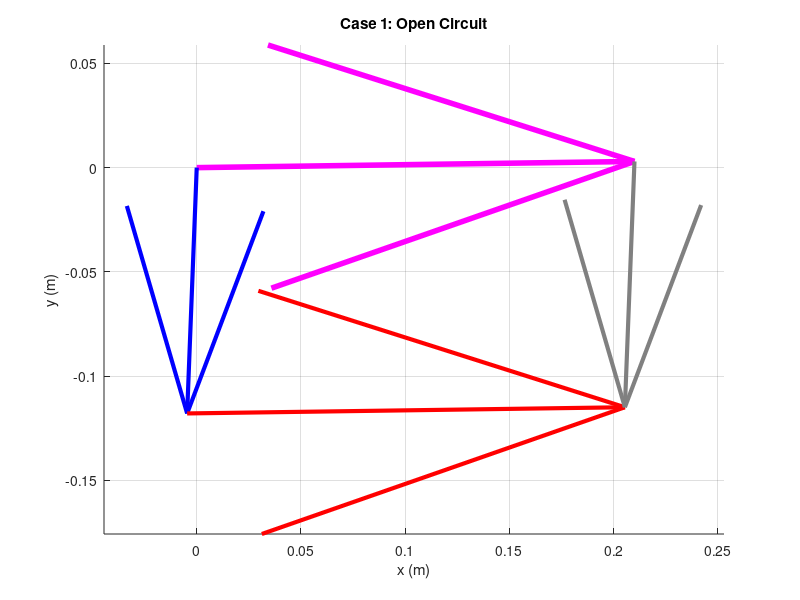
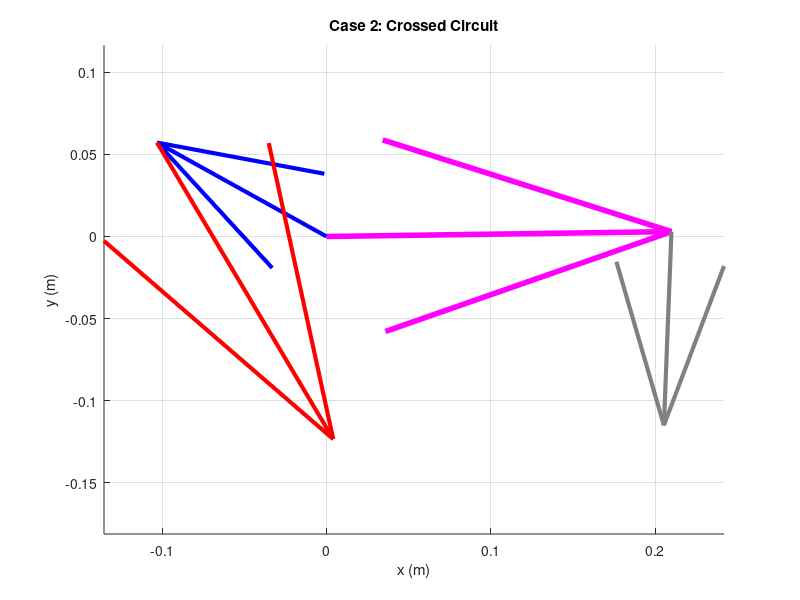

Reproduce these figures in MATLAB, in order.
clear all
close all
clc

% --- 1. Define Parameters (Unit: meters) ---
L1 = 0.210; % Ground (d) - Pink
L2 = 0.118; % Crank (a) - Blue (Half)
L3 = 0.210; % Coupler (b) - Red
L4 = 0.118; % Rocker (c) - Grey

a = L2;
b = L3;
c = L4;
d = L1;

% --- 2. Input Parameter (Theta 4 Known) ---
% Ground is lifted by 0.81 degrees
offset_deg = 0.81;
offset = deg2rad(offset_deg);

q4d_global = -92.2333; % Known Theta 4 (Global Input)
q4 = deg2rad(q4d_global) - offset; % Local Theta 4

% --- 3. Find Theta 2 (Crank) ---
% Using Freudenstein Equation adapted for Theta 4 Input
% K constants (Standard definition)
K1 = d/a;
K2 = d/c;
K3 = (a^2 - b^2 + c^2 + d^2)/(2*a*c);

% Coefficients for Theta 2: A*t^2 + B*t + C = 0
% Derived from: (K1 - cos(q4))cos(q2) - sin(q4)sin(q2) + (K3 - K2*cos(q4)) = 0
term1 = K1 - cos(q4);
term2 = -sin(q4);
term3 = K3 - K2*cos(q4);

% Quadratic Coefficients
A = term3 - term1;
B = 2*term2;
C = term3 + term1;

% Solve for Theta 2 (Two Solutions)
q21 = 2*atan((-B + sqrt(B^2 - 4*A*C))/(2*A)); 
q22 = 2*atan((-B - sqrt(B^2 - 4*A*C))/(2*A));

q21d = rad2deg(q21) + offset_deg;
q22d = rad2deg(q22) + offset_deg;

% --- 4. Find Theta 3 (Coupler - Red Link) ---
% Derived from Vector Loop Geometry: R2 + R3 = R1 + R4
% We eliminate Theta 2 to solve for Theta 3 directly
% Form: P*cos(q3) + Q*sin(q3) + R = 0
P = -2*b*(d + c*cos(q4));
Q = -2*b*c*sin(q4);
R = d^2 + c^2 + b^2 - a^2 + 2*d*c*cos(q4);

% Quadratic Coefficients (D*t^2 + E*t + F = 0)
D = R - P;
E = 2*Q;
F = R + P;

% Solve for Theta 3 (Two Solutions)
q31 = 2*atan((-E + sqrt(E^2 - 4*D*F))/(2*D)); 
q32 = 2*atan((-E - sqrt(E^2 - 4*D*F))/(2*D));

q31d = rad2deg(q31) + offset_deg;
q32d = rad2deg(q32) + offset_deg;

% --- 5. Vector Calculation for Plotting ---
% Ground Vector
RO4O2 = d*exp(j*offset); 
RO4O2x = real(RO4O2); RO4O2y = imag(RO4O2);

% --- Case 1: Open Circuit (Using set 1) ---
RA1 = a*exp(j*(q21 + offset));       
RBA1 = b*exp(j*(q31 + offset));        
RBO4_1 = c*exp(j*(q4 + offset));    

RA1x = real(RA1); RA1y = imag(RA1);
RBA1x = real(RBA1); RBA1y = imag(RBA1); 
RBO4_1x = real(RBO4_1); RBO4_1y = imag(RBO4_1);

% --- Case 2: Crossed Circuit (Using set 2) ---
RA2 = a*exp(j*(q22 + offset));       
RBA2 = b*exp(j*(q32 + offset));
RBO4_2 = c*exp(j*(q4 + offset));    

RA2x = real(RA2); RA2y = imag(RA2);
RBA2x = real(RBA2); RBA2y = imag(RBA2);
RBO4_2x = real(RBO4_2); RBO4_2y = imag(RBO4_2);

% --- 6. Plotting ---

% Plot Case 1
figure(1)
title('Case 1: Open Circuit');
hold on;
% Ground (L1 - Pink)
quiver(0,0, RO4O2x, RO4O2y, 0, 'Color', [1 0 1], 'MaxHeadSize', 0.5, 'LineWidth', 4); 
% Crank (L2 - Blue)
quiver(0,0, RA1x, RA1y, 0, 'blue', 'MaxHeadSize', 0.5, 'LineWidth', 3); 
% Coupler (L3 - Red)
quiver(RA1x, RA1y, RBA1x, RBA1y, 0, 'red', 'MaxHeadSize', 0.5, 'LineWidth', 3); 
% Rocker (L4 - Grey) - From O4 to B
quiver(RO4O2x, RO4O2y, RBO4_1x, RBO4_1y, 0, 'Color', [0.5 0.5 0.5], 'MaxHeadSize', 0.5, 'LineWidth', 3); 
axis equal; grid on;
xlabel('x (m)'); ylabel('y (m)');

% Plot Case 2
figure(2)
title('Case 2: Crossed Circuit');
hold on;
% Ground (L1 - Pink)
quiver(0,0, RO4O2x, RO4O2y, 0, 'Color', [1 0 1], 'MaxHeadSize', 0.5, 'LineWidth', 4); 
% Crank (L2 - Blue)
quiver(0,0, RA2x, RA2y, 0, 'blue', 'MaxHeadSize', 0.5, 'LineWidth', 3); 
% Coupler (L3 - Red)
quiver(RA2x, RA2y, RBA2x, RBA2y, 0, 'red', 'MaxHeadSize', 0.5, 'LineWidth', 3); 
% Rocker (L4 - Grey)
quiver(RO4O2x, RO4O2y, RBO4_2x, RBO4_2y, 0, 'Color', [0.5 0.5 0.5], 'MaxHeadSize', 0.5, 'LineWidth', 3); 
axis equal; grid on;
xlabel('x (m)'); ylabel('y (m)');

% Display Results
disp('--- Results ---');
disp(['Input Theta 4 (Global): ', num2str(q4d_global)]);
disp(['Case 1 - Theta 2: ', num2str(q21d), '  Theta 3: ', num2str(q31d)]);
disp(['Case 2 - Theta 2: ', num2str(q22d), '  Theta 3: ', num2str(q32d)]);
